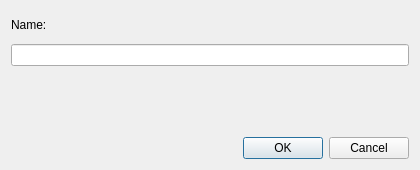
<?xml version="1.0" encoding="UTF-8"?>
<ui version="4.0">
 <class>CreateRecipe</class>
 <widget class="QDialog" name="CreateRecipe">
  <property name="geometry"><rect><x>0</x><y>0</y><width>420</width><height>170</height></rect></property>
  <property name="windowTitle"><string>Create</string></property>
  <layout class="QVBoxLayout" name="createRecipeLayout">
   <item>
    <widget class="QLabel" name="createRecipeNameLabel"><property name="text"><string>Name:</string></property></widget>
   </item>
   <item>
    <widget class="QLineEdit" name="createRecipeName"/>
   </item>
   <item>
    <widget class="QLabel" name="createRecipeSummary">
     <property name="wordWrap"><bool>true</bool></property>
    </widget>
   </item>
   <item>
    <widget class="QLabel" name="createRecipeNote">
     <property name="wordWrap"><bool>true</bool></property>
    </widget>
   </item>
   <item>
    <widget class="QDialogButtonBox" name="buttonBox">
     <property name="standardButtons"><set>QDialogButtonBox::Cancel|QDialogButtonBox::Ok</set></property>
    </widget>
   </item>
  </layout>
 </widget>
 <resources/>
 <connections/>
</ui>
